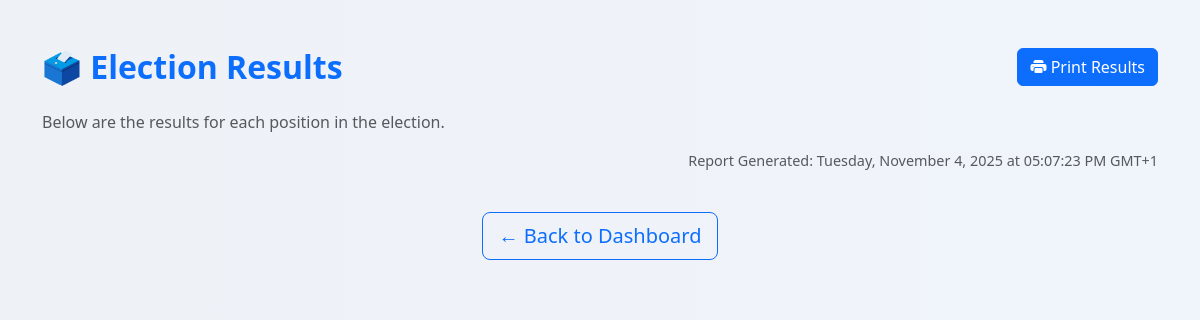
/results (signed in), run on an earlier commit of the app's database.
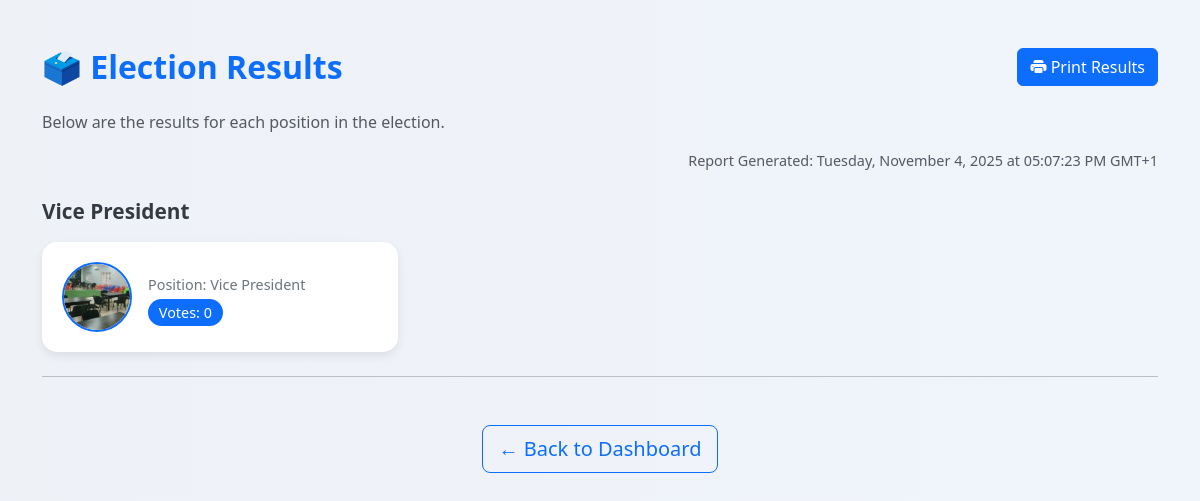
And on a later commit of the database.
### app.py (models this page shows, shortened)
class ElectoralCandidate(db.Model):
    id = db.Column(db.Integer, primary_key=True)
    position = db.Column(db.String(50), nullable=False)
    profile_pic = db.Column(db.String(200), nullable=False)  # path to image
    user_id = db.Column(db.Integer, db.ForeignKey('user.id'), nullable=False, unique=True)

### app.py (the view)
@app.route('/results')
def results():
    if 'user_id' not in session:
        flash("Please log in or sign up to view the election results.", "warning")
        return redirect(url_for('login'))
    all_candidates = ElectoralCandidate.query.all()
    vote_counts = db.session.query(
        Vote.candidate_id,
        db.func.count(Vote.id).label('vote_count')
    ).group_by(Vote.candidate_id).all()
    vote_dict = {candidate_id: count for candidate_id, count in vote_counts}
    candidates_by_position = {}
    for candidate in all_candidates:
        position = candidate.position
        candidate.vote_count = vote_dict.get(candidate.id, 0)  # Add vote_count dynamically
        if position not in candidates_by_position:
            candidates_by_position[position] = []
        candidates_by_position[position].append(candidate)
    return render_template('results.html', candidates_by_position=candidates_by_position)

### templates/results.html (shortened to what this page needs)
<!DOCTYPE html>
<html lang="en">
<head>
    <link href="https://cdn.jsdelivr.net/npm/bootstrap@5.3.2/dist/css/bootstrap.min.css" rel="stylesheet">
    <link href="https://cdn.jsdelivr.net/npm/bootstrap-icons@1.11.3/font/bootstrap-icons.min.css" rel="stylesheet">
</head>
<body>
<div class="container mt-5 mb-5">
    <div class="d-flex justify-content-between align-items-center mb-4">
        <h2 class="fw-bold text-primary mb-0">🗳️ Election Results</h2>
        <button onclick="window.print()" class="btn btn-primary no-print">
            <i class="bi bi-printer-fill"></i> Print Results
        </button>
    </div>
    <p class="text-muted">Below are the results for each position in the election.</p>
    <div id="currentDateTime" class="text-end text-muted mb-4" style="font-size: 0.9em;"></div>
    {% for position, candidates in candidates_by_position.items() %}
        <div class="position-label">{{ position }}</div>
        <div class="row g-4">
            {% for candidate in candidates %}
                <div class="col-md-4">
                    <div class="candidate-card d-flex align-items-center gap-3">
                        <img src="{{ url_for('static', filename='uploads/' + candidate.profile_pic) }}" alt="Profile Picture" class="candidate-img">
                        <div>
                            <p class="mb-1 info-label">Position: {{ candidate.position }}</p>
                            <span class="vote-badge">Votes: {{ candidate.vote_count }}</span>
                        </div>
                    </div>
                </div>
            {% endfor %}
        </div>
        <hr class="mt-4 mb-5">
    {% endfor %}
    <div class="text-center btn-back no-print">
        <a href="{{ url_for('dashboard') }}" class="btn btn-outline-primary btn-lg">
            ← Back to Dashboard
        </a>
    </div>
</div>
</body>
</html>

What changed in the data, as far as the page shows it:
added ElectoralCandidate: position "Vice President", profile_pic (picture), vote_count "0"
